Frame 1 (no input): blank canvas, image omitted
Frame 60 (no input): blank canvas, image omitted
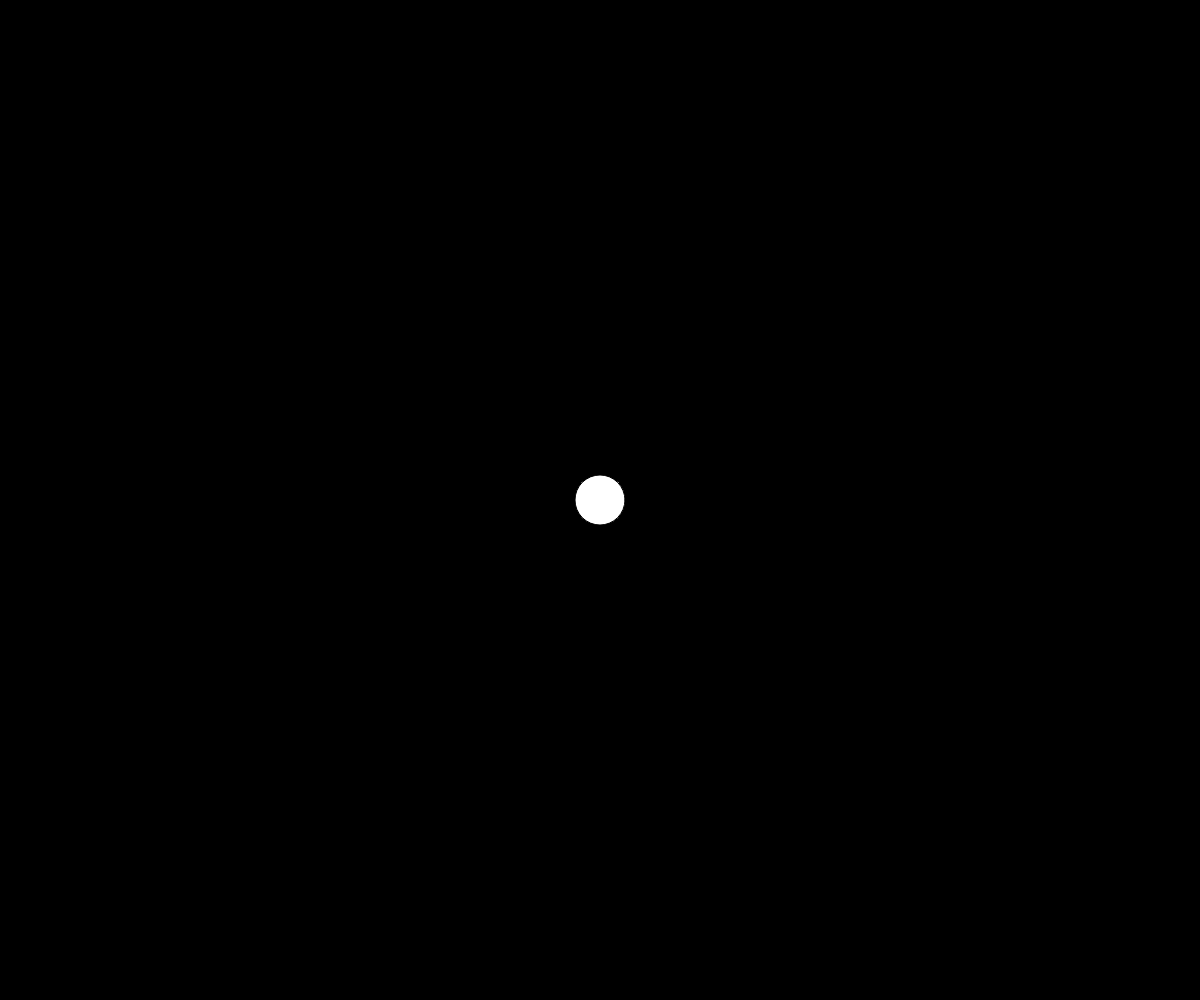
Frame 120 (the mouse pressed at the canvas centre since frame 60)

The p5.js sketch whose frames 1 and 60 were blank and that drew this single picture after the mouse press (run headless with seeded random() and noise() and a simulated clock; from frame 60 on, the mouse is pressed at the canvas centre):

// p5.js sketch
// ── sketch.js
var x,y;

function setup() {
  createCanvas(windowWidth, windowHeight);
  background(0);
  frameRate(10000);
  noCursor();
  x=width*100;
  y=height*100;
  background(0);
}

function draw() {
	x=mouseX;
	y=mouseY;
	if(x!=0 && y!=0){
		ellipse(x, y, 50, 50);
	}
}

function windowResized() {
  resizeCanvas(windowWidth, windowHeight);
  background(0);
}
